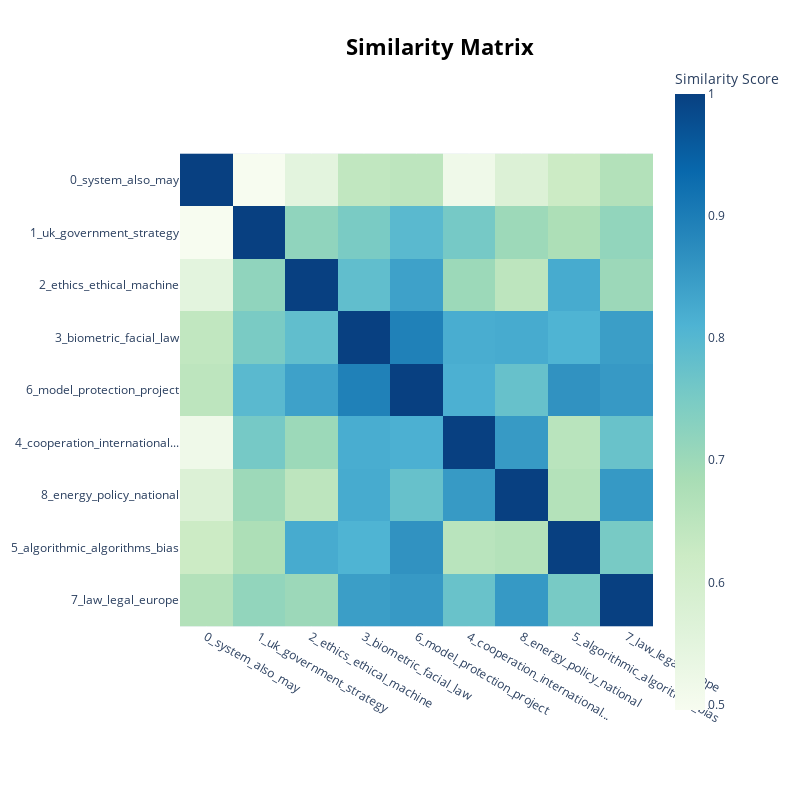

Source (notebook cell):
### Code cell
topic_model.visualize_heatmap(n_clusters=8)

### Figure 1 — Plotly figure (JSON) as saved in the notebook; plotly's stock layout.template omitted (floating-point values rounded to 4 significant figures)
{"data": [{"coloraxis": "coloraxis", "hovertemplate": "x: %{x}<br>y: %{y}<br>Similarity Score: %{z}<extra></extra>", "name": "0", "type": "heatmap", "x": ["0_system_also_may", "1_uk_government_strategy", "2_ethics_ethical_machine", "3_biometric_facial_law", "6_model_protection_project", "4_cooperation_international...", "8_energy_policy_national", "5_algorithmic_algorithms_bias", "7_law_legal_europe"], "xaxis": "x", "y": ["0_system_also_may", "1_uk_government_strategy", "2_ethics_ethical_machine", "3_biometric_facial_law", "6_model_protection_project", "4_cooperation_international...", "8_energy_policy_national", "5_algorithmic_algorithms_bias", "7_law_legal_europe"], "yaxis": "y", "z": [[1.0, 0.4955, 0.5496, 0.6417, 0.6483, 0.5176, 0.5718, 0.6207, 0.6649], [0.4955, 1.0, 0.7176, 0.7496, 0.7945, 0.7553, 0.6999, 0.6761, 0.7154], [0.5496, 0.7176, 1.0, 0.784, 0.8403, 0.7013, 0.6486, 0.8236, 0.7018], [0.6417, 0.7496, 0.784, 1, 0.8935, 0.8206, 0.8237, 0.8093, 0.8454], [0.6483, 0.7945, 0.8403, 0.8935, 1.0, 0.8153, 0.7763, 0.8639, 0.8523], [0.5176, 0.7553, 0.7013, 0.8206, 0.8153, 1, 0.8514, 0.6549, 0.7735], [0.5718, 0.6999, 0.6486, 0.8237, 0.7763, 0.8514, 1.0, 0.6635, 0.8532], [0.6207, 0.6761, 0.8236, 0.8093, 0.8639, 0.6549, 0.6635, 1, 0.7525], [0.6649, 0.7154, 0.7018, 0.8454, 0.8523, 0.7735, 0.8532, 0.7525, 1.0]]}], "layout": {"coloraxis": {"colorbar": {"title": {"text": "Similarity Score"}}, "colorscale": [[0, "rgb(247,252,240)"], [0.125, "rgb(224,243,219)"], [0.25, "rgb(204,235,197)"], [0.375, "rgb(168,221,181)"], [0.5, "rgb(123,204,196)"], [0.625, "rgb(78,179,211)"], [0.75, "rgb(43,140,190)"], [0.875, "rgb(8,104,172)"], [1, "rgb(8,64,129)"]]}, "height": 800, "hoverlabel": {"bgcolor": "white", "font": {"family": "Rockwell", "size": 16}}, "legend": {"title": {"text": "Trend"}}, "margin": {"t": 60}, "showlegend": true, "title": {"font": {"color": "Black", "size": 22}, "text": "<b>Similarity Matrix</b>", "x": 0.55, "xanchor": "center", "y": 0.95, "yanchor": "top"}, "width": 800, "xaxis": {"anchor": "y", "constrain": "domain", "domain": [0, 1], "scaleanchor": "y"}, "yaxis": {"anchor": "x", "autorange": "reversed", "constrain": "domain", "domain": [0, 1]}}}
